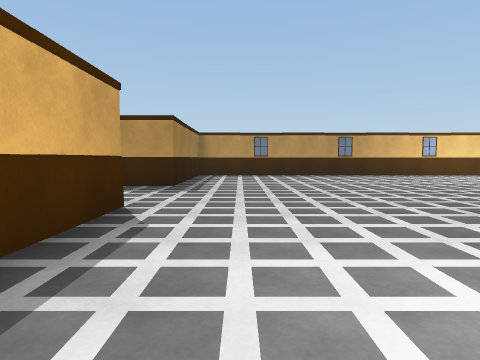
[1] (above)

16 first-person views from a walk through a 3-D level made in the Unity game engine. The camera is 1.2 m above the floor, tilts 4° down and sees 75° across. The floor is counted in squares, 2 m on a side. Each view is taken from the middle of a square. On the plan, view 1 faces up. The plan holds only what a view shows up to about 9 squares ahead; the rest is blank.

[2]
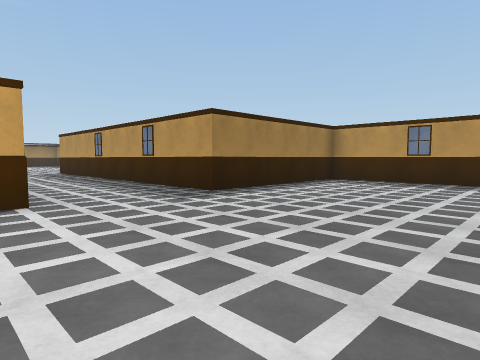

[3]
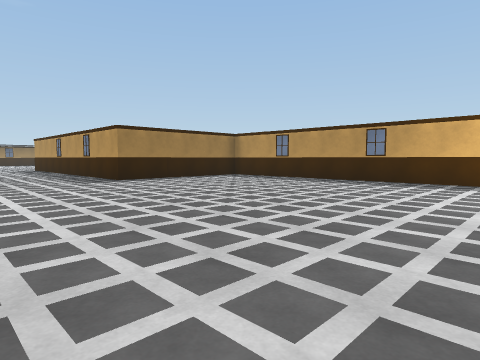

[4]
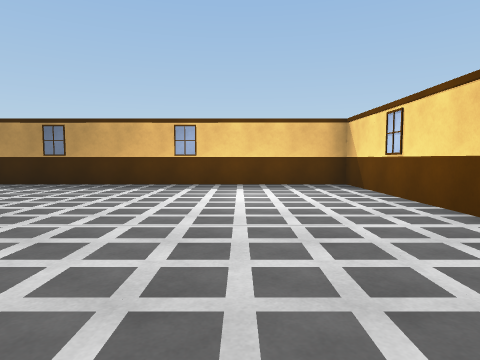

[5]
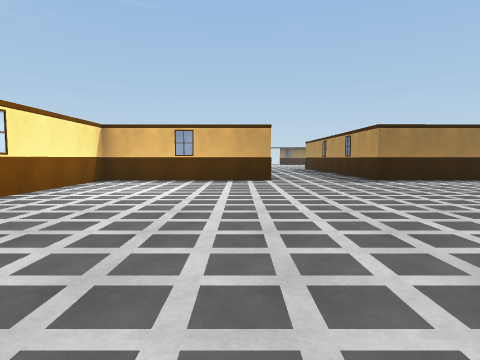

[6]
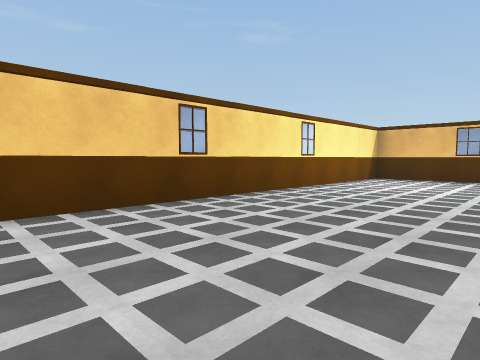

[7]
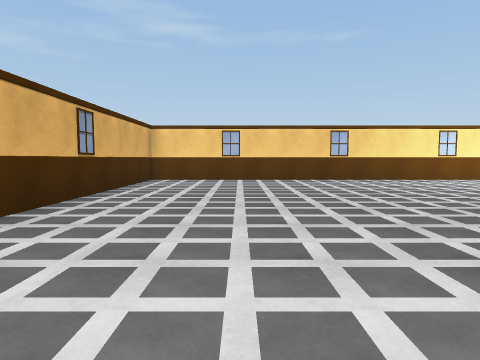

[8]
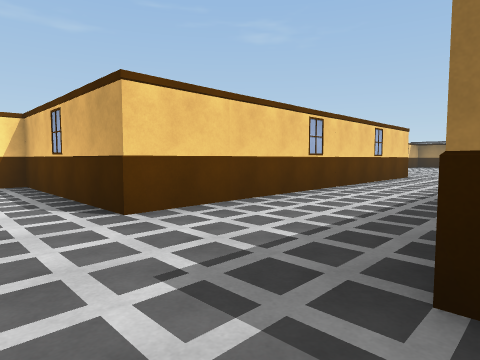

[9]
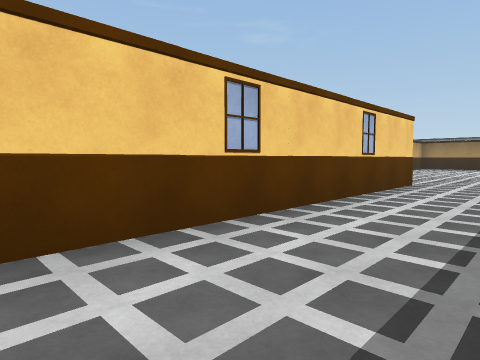

[10]
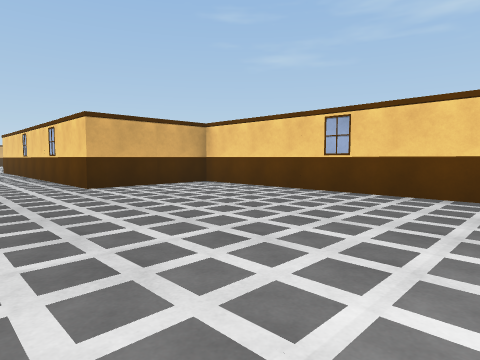

[11]
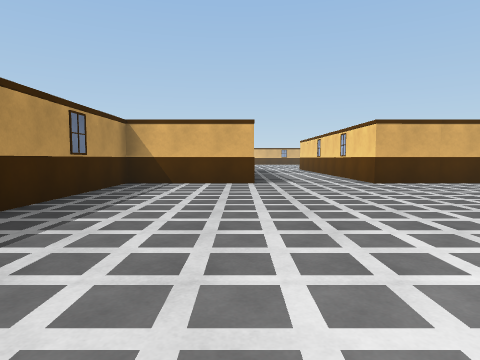

[12]
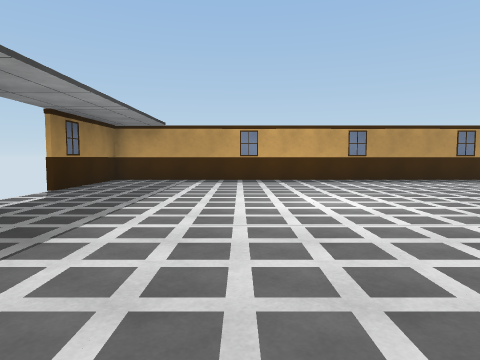

[13]
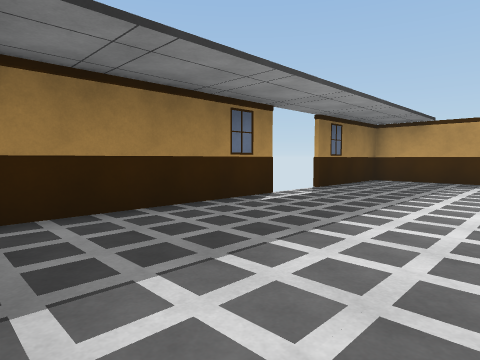

[14]
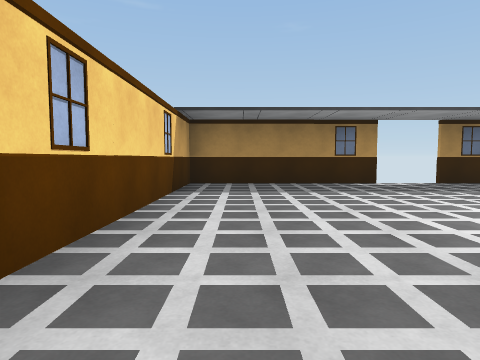

[15]
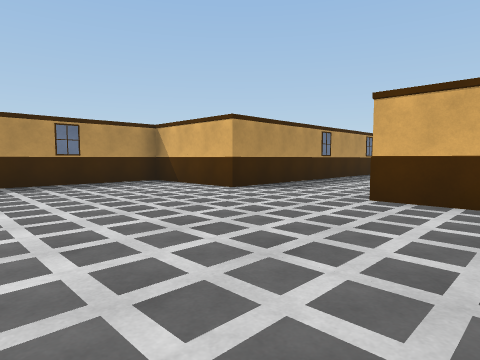

[16]
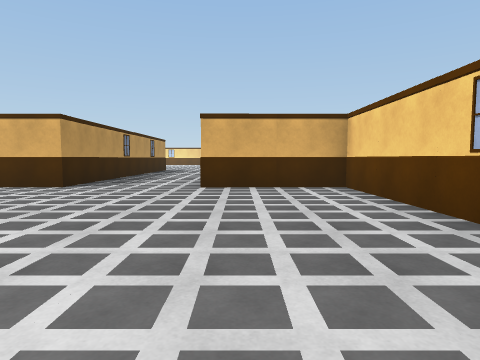

### Floor plan
Ten units are one square. View 1 is at (0, 0); x grows to the right and y downward. Boxes are objects, and circles mark ways between rooms. Rooms are numbered by the first view taken in them; rooms with no view inside come last. Other rooms are left out.
<svg viewBox="-235 -117 344 129">
<path fill="none" stroke="#000" d="M104 -71 104 -112 -14 -112 -14 -67 -106 -67M-106 -38 -14 -38 -14 7 104 7 104 -49M-224 -53 -224 -8 -106 -8 -106 -38M-106 -67 -106 -97 -224 -97 -224 -68"/>
<circle cx="-110" cy="-50" r="3" fill="#2a7"/>
<text x="30" y="-50">1</text>
<text x="-170" y="-50">2</text>
</svg>
Room 1 opens to room 2.

Where each view was taken, in squares from view 1:
view 1: 0 up, 0 right, facing up
view 2: 3 up, 3 right, facing up-left
view 3: 3 up, 7 right, facing up-left
view 4: 4 up, 8 right, facing up
view 5: 3 up, 7 right, facing left
view 6: 3 up, 8 right, facing down-left
view 7: 8 up, 8 right, facing down
view 8: 7 up, 0 right, facing down-left
view 9: 6 up, 3 left, facing down-left
view 10: 6 up, 17 left, facing down-right
view 11: 7 up, 18 left, facing right
view 12: 1 up, 19 left, facing up
view 13: 1 up, 19 left, facing up-left
view 14: 2 up, 15 left, facing left
view 15: 2 up, 15 left, facing up-right
view 16: 3 up, 17 left, facing right
